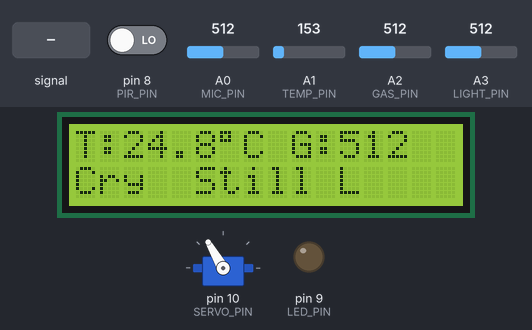
The sketch below on a simulated Arduino Uno, built with avr-gcc and run on an emulated ATmega328P. Parts: servo, 16×2 character LCD, output pins drawn as LEDs (lit = HIGH). Inputs (shaded band) come from the test bench; at power-on: A3 (LIGHT_PIN) = 512, pin 8 (PIR_PIN) LOW, A0 (MIC_PIN) = 512, A1 (TEMP_PIN) = 153, A2 (GAS_PIN) = 512. What the sketch prints to the serial monitor is not drawn.

Above: at 3.7 s.
3.8 s: A3 (LIGHT_PIN) set to 308
8.9 s: A3 (LIGHT_PIN) set to 283
At 12.1 s:
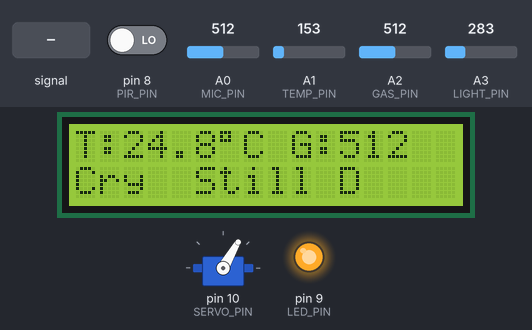
13.2 s: A0 (MIC_PIN) fed a 2 Hz sine of ±306 counts around its level
At 15.1 s:
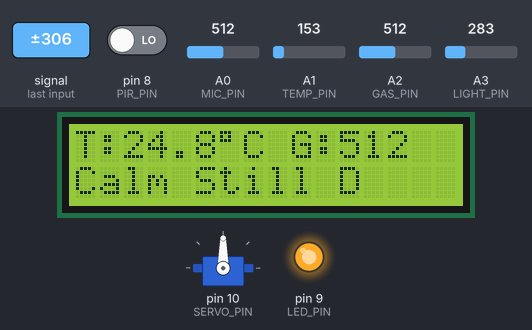
15.8 s: pin 8 (PIR_PIN) driven HIGH
At 17.33 s:
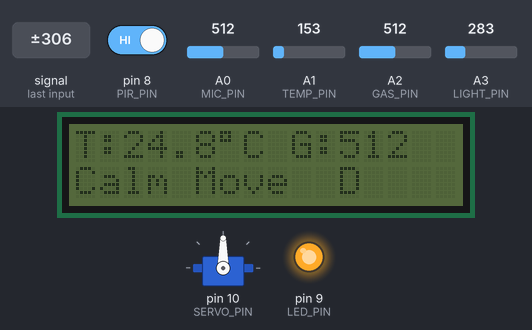
18.6 s: A3 (LIGHT_PIN) set to 483
22.2 s: A3 (LIGHT_PIN) set to 511
At 25.5 s:
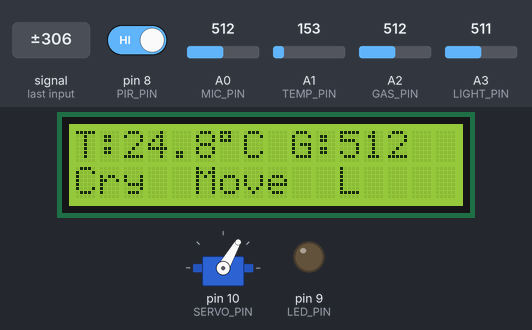
Timing chart, 0 to 33.3 s (numbered marks = the images above; inputs shaded):
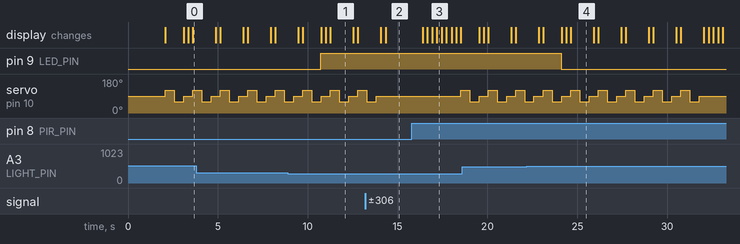

The sketch:

uno_monitor.ino
```cpp
#include <Adafruit_LiquidCrystal.h>
#include <Servo.h>

Adafruit_LiquidCrystal lcd(0);  // Tinkercad-compatible I2C LCD
Servo cradleServo;

// Pin definitions
#define MIC_PIN A0
#define TEMP_PIN A1
#define GAS_PIN A2
#define LIGHT_PIN A3
#define PIR_PIN 8
#define LED_PIN 9
#define SERVO_PIN 10

void setup() {
  Serial.begin(9600);
  pinMode(PIR_PIN, INPUT);
  pinMode(LED_PIN, OUTPUT);

  cradleServo.attach(SERVO_PIN);
  cradleServo.write(90);

  lcd.begin(16, 2);
  lcd.print("Baby Monitor Ready");
  delay(2000);
  lcd.clear();
}

void loop() {
  int micVal = analogRead(MIC_PIN);
  int tempRaw = analogRead(TEMP_PIN);
  int gasVal = analogRead(GAS_PIN);
  int lightVal = analogRead(LIGHT_PIN);
  bool motion = digitalRead(PIR_PIN) == HIGH;

  float voltage = tempRaw * (5.0 / 1023.0);
  float tempC = (voltage - 0.5) * 100.0;

  bool cry = micVal > 500;

  if (cry) {
    cradleServo.write(120); delay(500);
    cradleServo.write(60);  delay(500);
    cradleServo.write(90);
  }

  static bool dark = false;
  if (lightVal < 300) dark = true;
  else if (lightVal > 500) dark = false;
  digitalWrite(LED_PIN, dark);

  lcd.setCursor(0, 0);
  lcd.print("T:");
  lcd.print(tempC, 1);
  lcd.print((char)223);
  lcd.print("C G:");
  lcd.print(gasVal);

  lcd.setCursor(0, 1);
  lcd.print( cry ? "Cry " : "Calm");
  lcd.print(motion? " Move " : " Still");
  lcd.print(dark? " D" : " L");

  if (cry || gasVal > 600 || motion) {
    lcd.setBacklight(1); delay(250);
    lcd.setBacklight(0); delay(250);
    lcd.setBacklight(1);
  } else {
    lcd.setBacklight(1); delay(1000);
  }

  Serial.print("Temp: "); Serial.print(tempC);
  Serial.print(" | Gas: "); Serial.print(gasVal);
  Serial.print(" | Mic: "); Serial.print(micVal);
  Serial.print(" | Light: "); Serial.print(lightVal);
  Serial.print(" | Motion: "); Serial.println(motion ? "Yes" : "No");
}
```

Measured:
- the behaviour switches between 300 and 299 on A3 (LIGHT_PIN) (found by bisection; images 0 and 1)
- the behaviour switches between 500 and 501 on A3 (LIGHT_PIN) (found by bisection; images 3 and 4)
- after the input at 8.9 s, pin 9 (LED_PIN): LOW → HIGH after 1.8 s; the display: first differs from a run without the input after 1.9 s (image 1)
- after the input at 13.2 s, servo on pin 10 (SERVO_PIN): goes on until 13.8 s, then stays 90°; the display: first differs from a run without the input after 1.2 s (image 2)
- after the input at 15.8 s, servo on pin 10 (SERVO_PIN): 90° → 120° after 2.7 s; the display: first changes after 0.61 s (image 3 shows a later state)
- after the input at 22.2 s, pin 9 (LED_PIN): HIGH → LOW after 1.9 s; the display: first differs from a run without the input after 1.9 s (image 4)
- by itself, servo on pin 10 (SERVO_PIN): repeats every 1.5 s: 90° 0.50 s, 120° 0.50 s, 60° 0.53 s
